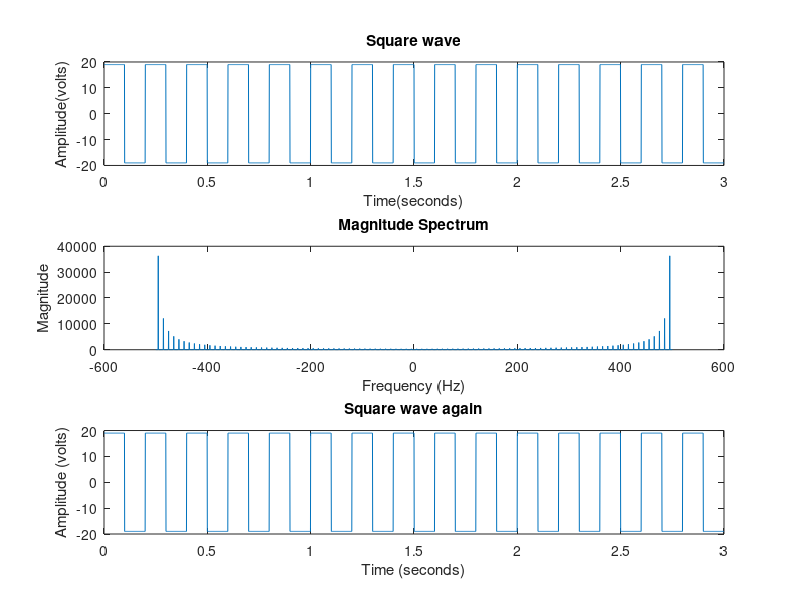

Write MATLAB code to recreate this figure.
%the og square signal
freq = 5;
amp = 19;
Fs = 1000; %sampling frequency
t = [0:1/Fs:3];

g_t = amp*square(2*pi*freq*t);
subplot(3,1, 1);
plot(t, g_t);
title('Square wave');
xlabel('Time(seconds)');
ylabel('Amplitude(volts)');

%fft on the square signal
N = length(g_t);
g_t_fft = fft(g_t);

%frequency axis
f = [-Fs/2:Fs/N:Fs/2-Fs/N];

subplot(3,1, 2);
plot(f, abs(g_t_fft));
xlabel('Frequency (Hz)');
ylabel('Magnitude');
title('Magnitude Spectrum');

%ifft on the fft signal resulting in the og square signal
g_t_fft_ifft = ifft(g_t_fft);

subplot(3,1, 3);
plot(t, g_t_fft_ifft);
xlabel('Time (seconds)');
ylabel('Amplitude (volts)');
title('Square wave again');


